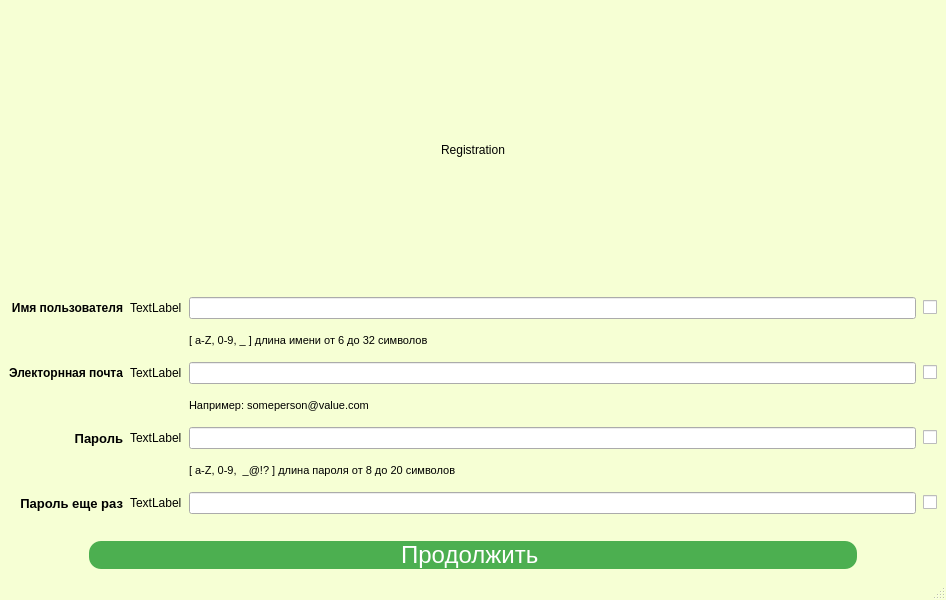
<?xml version="1.0" encoding="UTF-8"?>
<ui version="4.0">
 <class>RegistrationForm</class>
 <widget class="QMainWindow" name="RegistrationForm">
  <property name="geometry">
   <rect>
    <x>0</x>
    <y>0</y>
    <width>946</width>
    <height>600</height>
   </rect>
  </property>
  <property name="windowTitle">
   <string>MainWindow</string>
  </property>
  <property name="styleSheet">
   <string notr="true">QMainWindow {
background-color: rgb(246, 255, 212);
}</string>
  </property>
  <widget class="QWidget" name="centralwidget">
   <layout class="QGridLayout" name="gridLayout_2">
    <item row="4" column="0" rowspan="2" colspan="2">
     <layout class="QVBoxLayout" name="verticalLayout_3" stretch="0,1,0">
      <property name="spacing">
       <number>7</number>
      </property>
      <item>
       <layout class="QGridLayout" name="gridLayout">
        <property name="verticalSpacing">
         <number>15</number>
        </property>
        <item row="4" column="0">
         <widget class="QLabel" name="label_3">
          <property name="styleSheet">
           <string notr="true">QLabel{
	font-size: 10pt;
	font-weight: 800;
}</string>
          </property>
          <property name="text">
           <string>Пароль</string>
          </property>
          <property name="alignment">
           <set>Qt::AlignRight|Qt::AlignTrailing|Qt::AlignVCenter</set>
          </property>
         </widget>
        </item>
        <item row="2" column="3">
         <widget class="QCheckBox" name="emailCheckbox">
          <property name="sizePolicy">
           <sizepolicy hsizetype="Fixed" vsizetype="Fixed">
            <horstretch>0</horstretch>
            <verstretch>0</verstretch>
           </sizepolicy>
          </property>
          <property name="text">
           <string/>
          </property>
         </widget>
        </item>
        <item row="6" column="2">
         <widget class="QLineEdit" name="confirmPasswordLineEdit">
          <property name="sizePolicy">
           <sizepolicy hsizetype="MinimumExpanding" vsizetype="Fixed">
            <horstretch>0</horstretch>
            <verstretch>0</verstretch>
           </sizepolicy>
          </property>
         </widget>
        </item>
        <item row="2" column="1">
         <widget class="QLabel" name="emailIcon">
          <property name="text">
           <string>TextLabel</string>
          </property>
         </widget>
        </item>
        <item row="0" column="1">
         <widget class="QLabel" name="usernameIcon">
          <property name="text">
           <string>TextLabel</string>
          </property>
         </widget>
        </item>
        <item row="3" column="2">
         <widget class="QLabel" name="emailClue">
          <property name="sizePolicy">
           <sizepolicy hsizetype="Fixed" vsizetype="Fixed">
            <horstretch>0</horstretch>
            <verstretch>0</verstretch>
           </sizepolicy>
          </property>
          <property name="styleSheet">
           <string notr="true">QLabel{
	font-size: 8pt;
}</string>
          </property>
          <property name="text">
           <string>Например: someperson@value.com</string>
          </property>
         </widget>
        </item>
        <item row="6" column="0">
         <widget class="QLabel" name="label_4">
          <property name="styleSheet">
           <string notr="true">QLabel{
	font-size: 10pt;
	font-weight: 800;
}</string>
          </property>
          <property name="text">
           <string>Пароль еще раз</string>
          </property>
          <property name="alignment">
           <set>Qt::AlignRight|Qt::AlignTrailing|Qt::AlignVCenter</set>
          </property>
         </widget>
        </item>
        <item row="2" column="0">
         <widget class="QLabel" name="label_2">
          <property name="styleSheet">
           <string notr="true">QLabel{
	font-size: 9pt;
	font-weight: 800;
}</string>
          </property>
          <property name="text">
           <string>Электорнная почта</string>
          </property>
          <property name="alignment">
           <set>Qt::AlignRight|Qt::AlignTrailing|Qt::AlignVCenter</set>
          </property>
         </widget>
        </item>
        <item row="1" column="2">
         <widget class="QLabel" name="usernameClue">
          <property name="sizePolicy">
           <sizepolicy hsizetype="Fixed" vsizetype="Fixed">
            <horstretch>0</horstretch>
            <verstretch>0</verstretch>
           </sizepolicy>
          </property>
          <property name="styleSheet">
           <string notr="true">QLabel{
	font-size: 8pt;
}</string>
          </property>
          <property name="text">
           <string>[ a-Z, 0-9, _ ] длина имени от 6 до 32 символов </string>
          </property>
         </widget>
        </item>
        <item row="4" column="2">
         <widget class="QLineEdit" name="passwordLineEdit">
          <property name="sizePolicy">
           <sizepolicy hsizetype="MinimumExpanding" vsizetype="Fixed">
            <horstretch>0</horstretch>
            <verstretch>0</verstretch>
           </sizepolicy>
          </property>
         </widget>
        </item>
        <item row="6" column="1">
         <widget class="QLabel" name="confirmPasswordIcon">
          <property name="text">
           <string>TextLabel</string>
          </property>
         </widget>
        </item>
        <item row="2" column="2">
         <widget class="QLineEdit" name="emailLineEdit">
          <property name="sizePolicy">
           <sizepolicy hsizetype="MinimumExpanding" vsizetype="Fixed">
            <horstretch>0</horstretch>
            <verstretch>0</verstretch>
           </sizepolicy>
          </property>
         </widget>
        </item>
        <item row="0" column="3">
         <widget class="QCheckBox" name="usernameCheckbox">
          <property name="sizePolicy">
           <sizepolicy hsizetype="Fixed" vsizetype="Fixed">
            <horstretch>0</horstretch>
            <verstretch>0</verstretch>
           </sizepolicy>
          </property>
          <property name="text">
           <string/>
          </property>
         </widget>
        </item>
        <item row="6" column="3">
         <widget class="QCheckBox" name="confirmPasswordCheckbox">
          <property name="sizePolicy">
           <sizepolicy hsizetype="Fixed" vsizetype="Fixed">
            <horstretch>0</horstretch>
            <verstretch>0</verstretch>
           </sizepolicy>
          </property>
          <property name="text">
           <string/>
          </property>
         </widget>
        </item>
        <item row="5" column="2">
         <widget class="QLabel" name="passwordClue">
          <property name="sizePolicy">
           <sizepolicy hsizetype="Fixed" vsizetype="Fixed">
            <horstretch>0</horstretch>
            <verstretch>0</verstretch>
           </sizepolicy>
          </property>
          <property name="styleSheet">
           <string notr="true">QLabel{
	font-size: 8pt;
}</string>
          </property>
          <property name="text">
           <string>[ a-Z, 0-9,  _@!? ] длина пароля от 8 до 20 символов</string>
          </property>
         </widget>
        </item>
        <item row="4" column="3">
         <widget class="QCheckBox" name="passwordCheckbox">
          <property name="sizePolicy">
           <sizepolicy hsizetype="Fixed" vsizetype="Fixed">
            <horstretch>0</horstretch>
            <verstretch>0</verstretch>
           </sizepolicy>
          </property>
          <property name="text">
           <string/>
          </property>
         </widget>
        </item>
        <item row="4" column="1">
         <widget class="QLabel" name="passwordIcon">
          <property name="text">
           <string>TextLabel</string>
          </property>
         </widget>
        </item>
        <item row="0" column="0">
         <widget class="QLabel" name="label">
          <property name="styleSheet">
           <string notr="true">QLabel{
	font-size: 9pt;
	font-weight: 800;
}</string>
          </property>
          <property name="text">
           <string>Имя пользователя</string>
          </property>
          <property name="alignment">
           <set>Qt::AlignRight|Qt::AlignTrailing|Qt::AlignVCenter</set>
          </property>
         </widget>
        </item>
        <item row="0" column="2">
         <widget class="QLineEdit" name="usernameLineEdit">
          <property name="sizePolicy">
           <sizepolicy hsizetype="MinimumExpanding" vsizetype="Fixed">
            <horstretch>0</horstretch>
            <verstretch>0</verstretch>
           </sizepolicy>
          </property>
         </widget>
        </item>
       </layout>
      </item>
      <item>
       <spacer name="verticalSpacer">
        <property name="orientation">
         <enum>Qt::Vertical</enum>
        </property>
        <property name="sizeType">
         <enum>QSizePolicy::Fixed</enum>
        </property>
        <property name="sizeHint" stdset="0">
         <size>
          <width>20</width>
          <height>20</height>
         </size>
        </property>
       </spacer>
      </item>
      <item>
       <layout class="QGridLayout" name="gridLayout_3">
        <item row="0" column="0">
         <spacer name="horizontalSpacer_2">
          <property name="orientation">
           <enum>Qt::Horizontal</enum>
          </property>
          <property name="sizeType">
           <enum>QSizePolicy::Fixed</enum>
          </property>
          <property name="sizeHint" stdset="0">
           <size>
            <width>80</width>
            <height>20</height>
           </size>
          </property>
         </spacer>
        </item>
        <item row="0" column="2">
         <spacer name="horizontalSpacer">
          <property name="orientation">
           <enum>Qt::Horizontal</enum>
          </property>
          <property name="sizeType">
           <enum>QSizePolicy::Fixed</enum>
          </property>
          <property name="sizeHint" stdset="0">
           <size>
            <width>80</width>
            <height>20</height>
           </size>
          </property>
         </spacer>
        </item>
        <item row="0" column="1">
         <widget class="QPushButton" name="registratePushButton">
          <property name="styleSheet">
           <string notr="true">QPushButton{
	background-color: #4CAF50;
	color: white;
	border: none;
	text-align: center;
	text-decoration: none;
	display: inline-block;
	font-size: 24px;
	cursor: pointer;
	border-radius: 12px;
}

QPushButton:hover{
	background-color: #45a049;
}

QPushButton:pressed{
	background-color: #3e8e41;
}</string>
          </property>
          <property name="text">
           <string>Продолжить </string>
          </property>
         </widget>
        </item>
       </layout>
      </item>
     </layout>
    </item>
    <item row="3" column="0" colspan="2">
     <layout class="QVBoxLayout" name="verticalLayout_2">
      <item>
       <spacer name="verticalSpacer_2">
        <property name="orientation">
         <enum>Qt::Vertical</enum>
        </property>
        <property name="sizeHint" stdset="0">
         <size>
          <width>20</width>
          <height>40</height>
         </size>
        </property>
       </spacer>
      </item>
      <item>
       <widget class="QLabel" name="label_5">
        <property name="styleSheet">
         <string notr="true">font: 600 18pt &quot;Yu Gothic UI Semibold&quot;;
</string>
        </property>
        <property name="text">
         <string>Registration</string>
        </property>
        <property name="alignment">
         <set>Qt::AlignCenter</set>
        </property>
       </widget>
      </item>
      <item>
       <spacer name="verticalSpacer_3">
        <property name="orientation">
         <enum>Qt::Vertical</enum>
        </property>
        <property name="sizeHint" stdset="0">
         <size>
          <width>20</width>
          <height>40</height>
         </size>
        </property>
       </spacer>
      </item>
     </layout>
    </item>
   </layout>
  </widget>
  <widget class="QMenuBar" name="menubar">
   <property name="geometry">
    <rect>
     <x>0</x>
     <y>0</y>
     <width>946</width>
     <height>25</height>
    </rect>
   </property>
  </widget>
  <widget class="QStatusBar" name="statusbar"/>
 </widget>
 <resources/>
 <connections/>
</ui>
